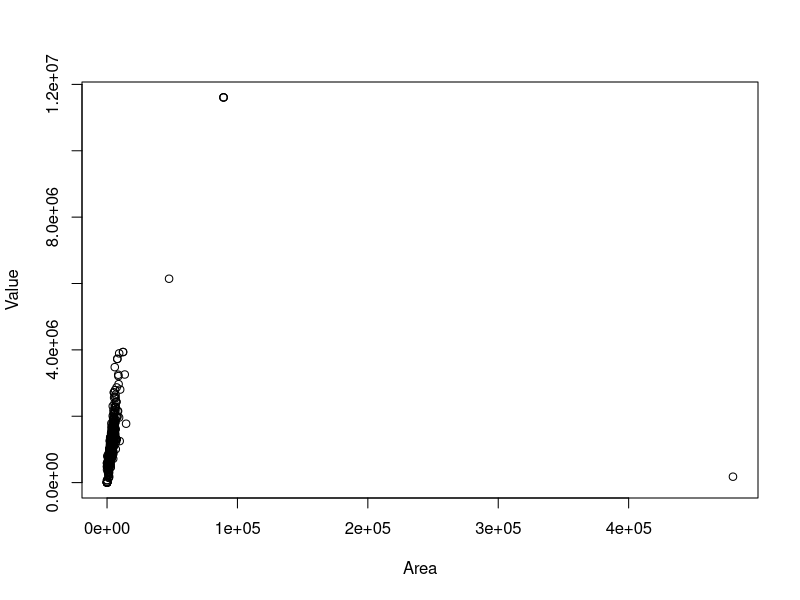
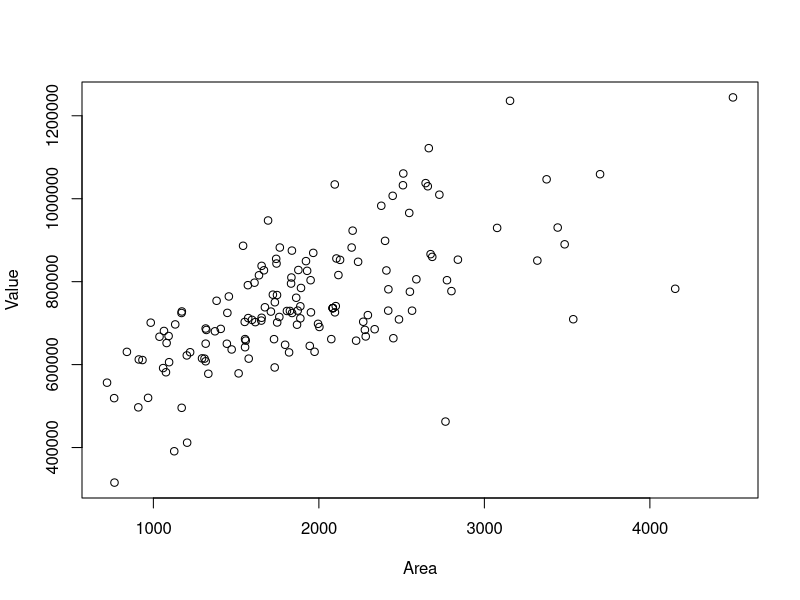
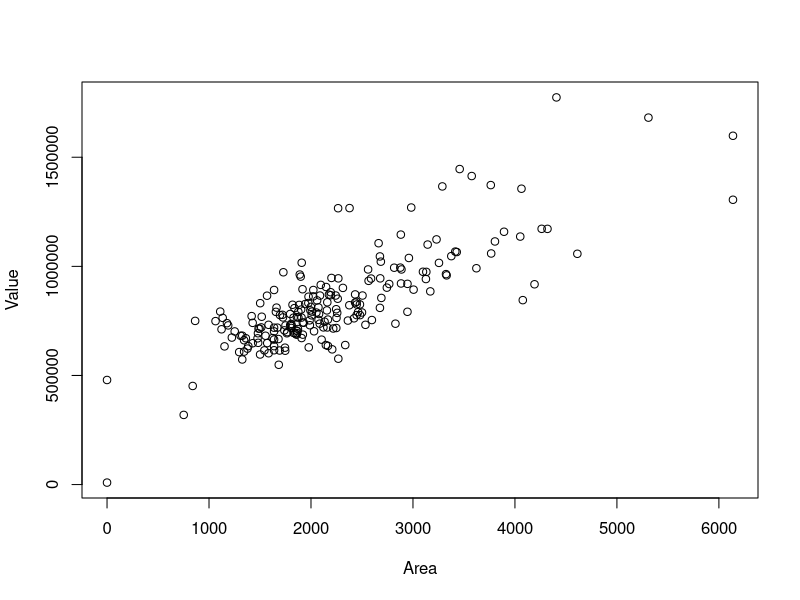
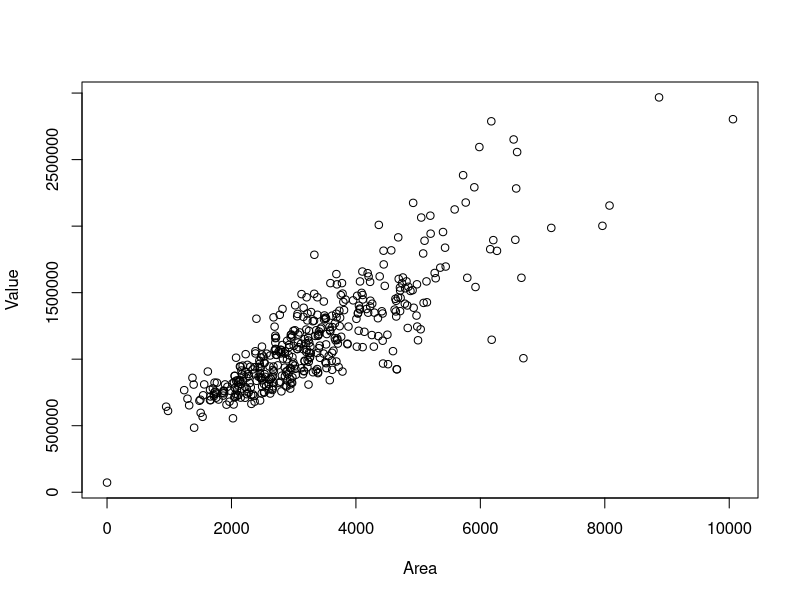
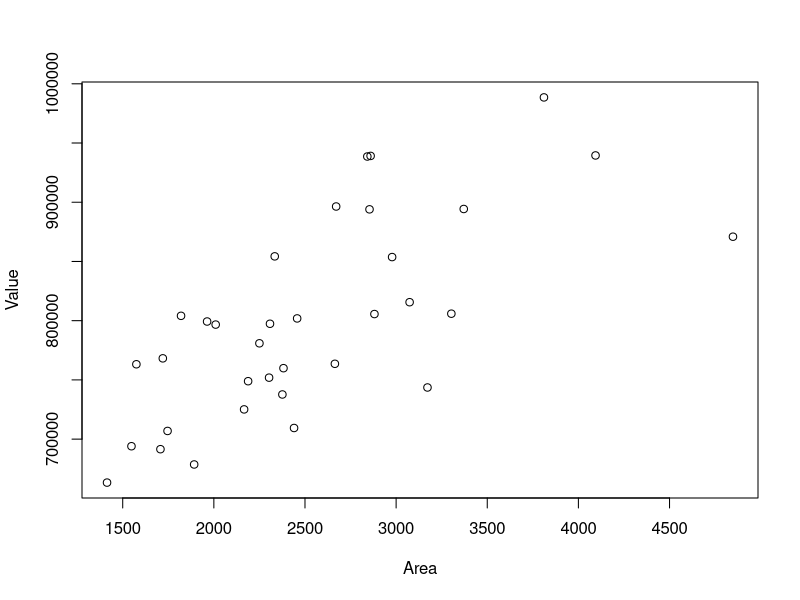
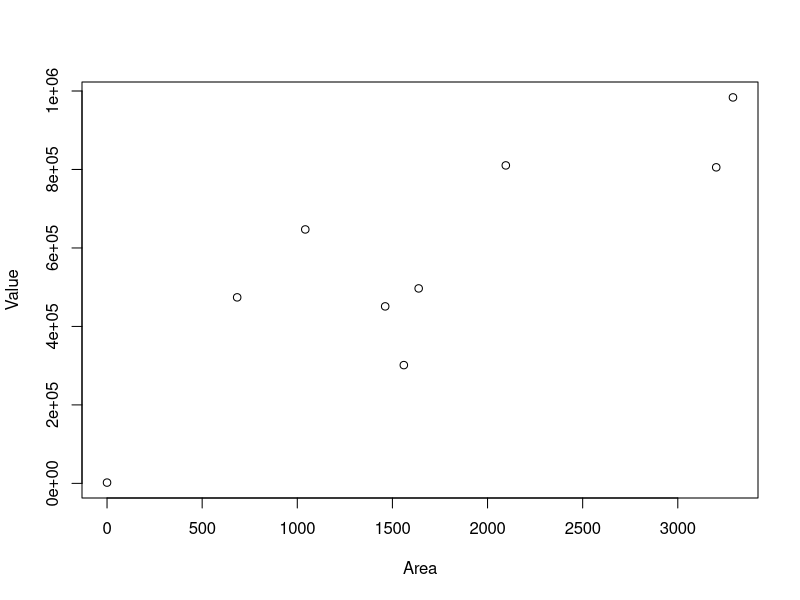
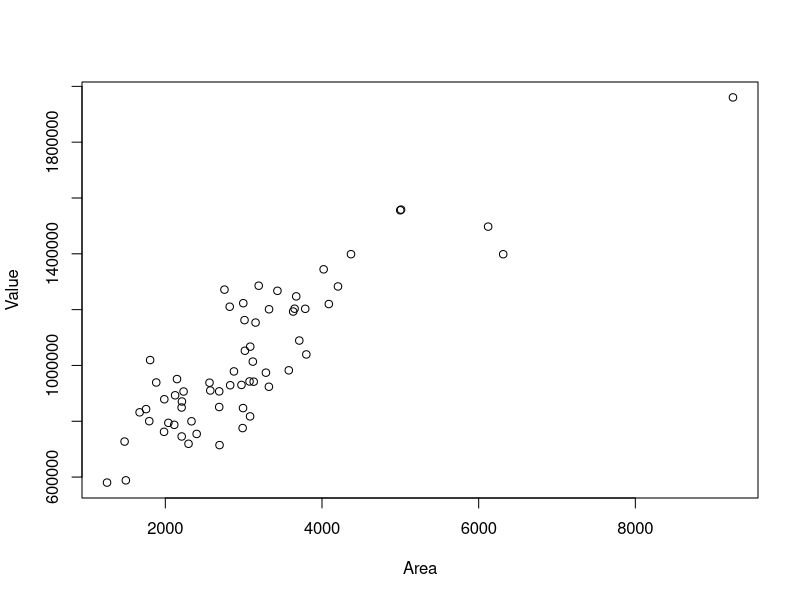
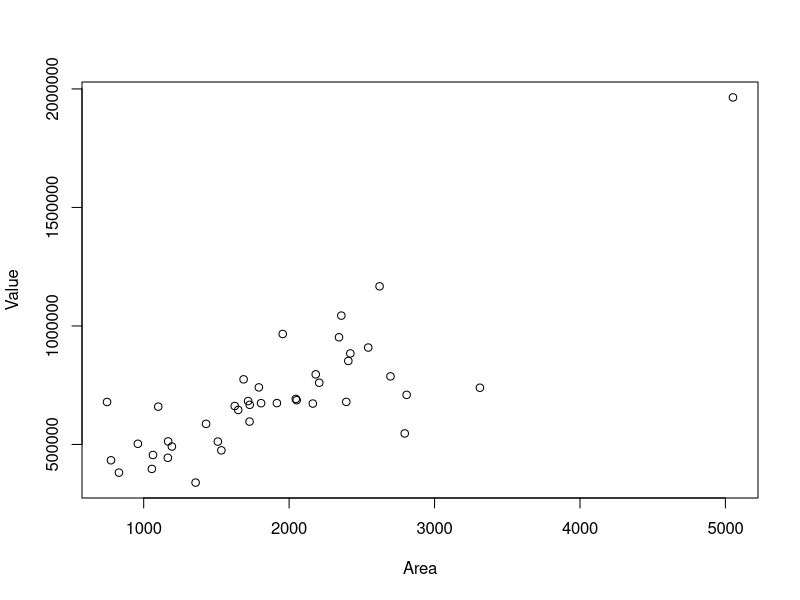

Source code (R) for these figures, in order:
# Real Estate analysis
# 15-Sep-2024

 # SETUP ####
# load packages
library(lubridate)
library(readxl)
library(ggplot2)
library(tidyr)
library(effects)
library(dplyr)
library(zoo) # rollmean
 
 
# Import Data
D <- read.csv("wenham_fy24.csv")

# Separate types
Ra <- D[D$Type=='RANCH', ]
Cp <- D[D$Type=='CAPE', ]
Co <- D[D$Type=='COLONIAL', ]
Sl <- D[D$Type=='SPLIT LEVL', ]
Bu <- D[D$Type=='BUNGALOW', ]
Aq <- D[D$Type=='ANTIQUE', ]
Cv <- D[D$Type=='CONVENTONL', ]
Se <- D[D$Type=='SPLIT ENT', ]
Os <- D[D$Type=='OLD STYLE', ]
Cn <- D[D$Type=='CONDO', ]
Cy <- D[D$Type=='CONTEMPORY', ]
Es <- D[D$Type=='ESTATE', ]

plot(Value ~ Area, data=D)
plot(Value ~ Area, data=Ra)
plot(Value ~ Area, data=Cp)
plot(Value ~ Area, data=Co)
plot(Value ~ Area, data=Sl)
plot(Value ~ Area, data=Bu)
plot(Value ~ Area, data=Aq)
plot(Value ~ Area, data=Cv)
plot(Value ~ Area, data=Se)
plot(Value ~ Area, data=Os)
plot(Value ~ Area, data=Cn)
plot(Value ~ Area, data=Cy)
plot(Value ~ Area, data=Es)

######### All
lm_faD <- lm(Value ~ Area, data=D)
summary(lm_faD)
plot(allEffects(lm_faD))

glm_faD <- glm(Value ~ Area + BD + BA + Plot, family=gaussian, data=D)
summary(glm_faD)
plot(allEffects(glm_faD))

lm_plD <- lm(Value ~ Plot, data=D)
summary(lm_plD)
plot(allEffects(lm_plD))


#newdata=data.frame(nickel=c(80, 90, 99, 100, 101, 110))
#predict(glm_nickel, newdata, type="response") # odds of getting migraine given levels of nickel intake (ug)

######### Ranch
lm_faRa <- lm(Value ~ Area, data=Ra)
summary(lm_faRa)
plot(allEffects(lm_faRa))

plot(Value ~ Area, data=Ra)
abline(lm_faRa)

glm_Ra <- glm(Value ~ Area + BD + BA + Plot, family=gaussian, data=Ra)
summary(glm_Ra)
plot(allEffects(glm_Ra))

new_fa=data.frame(Area=c(0, 5000))
new_Ra=predict(lm_faRa, new_fa, type="response")

######### Cape
lm_faCp <- lm(Value ~ Area, data=Cp)
summary(lm_faCp)
plot(allEffects(lm_faCp))

glm_Cp <- glm(Value ~ Area + BD + BA + Plot, family=gaussian, data=Cp)
summary(glm_Cp)
plot(allEffects(glm_Cp))

######### Colonial
lm_faCo <- lm(Value ~ Area, data=Co)
summary(lm_faCo)
plot(allEffects(lm_faCo))

glm_Co <- glm(Value ~ Area + BD + BA + Plot, family=gaussian, data=Co)
summary(glm_Co)
plot(allEffects(glm_Co))

######### Split Level
lm_faSl <- lm(Value ~ Area, data=Sl)
summary(lm_faSl)
plot(allEffects(lm_faSl))

glm_Sl <- glm(Value ~ Area + BD + BA + Plot, family=gaussian, data=Sl)
summary(glm_Sl)
plot(allEffects(glm_Sl))

######### BUNGALOW
lm_faBu <- lm(Value ~ Area, data=Bu)
summary(lm_faBu)
plot(allEffects(lm_faBu))

glm_Bu <- glm(Value ~ Area + BD + BA + Plot, family=gaussian, data=Bu)
summary(glm_Bu)
plot(allEffects(glm_Bu))

######### Split Entry
lm_faSe <- lm(Value ~ Area, data=Se)
summary(lm_faSe)
plot(allEffects(lm_faSe))

glm_Se <- glm(Value ~ Area + BD + BA + Plot, family=gaussian, data=Se)
summary(glm_Se)
plot(allEffects(glm_Se))


######### 
#Aq <- D[D$Type=='ANTIQUE', ]
#Cv <- D[D$Type=='CONVENTONL', ]
#Se <- D[D$Type=='SPLIT ENT', ]
#Os <- D[D$Type=='OLD STYLE', ]
#Cn <- D[D$Type=='CONDO', ]
#Cy <- D[D$Type=='CONTEMPORY', ]
#Es <- D[D$Type=='ESTATE', ]



#############Summarize

##### Ranch v Cape
plot(Ra$Area, Ra$Value, type="n", xlim=c(500, 3500), ylim=c(200000, 1200000), 
     xlab="Finished Area, sqft", ylab="Total Assesed Value, $", main="Wenham Neighborhood 2000")
lines(Ra$Area, Ra$Value, type="p", pch=1, col="red")
abline(lm_faRa, col="red")
lines(Cp$Area, Cp$Value, type="p", pch=2, col="blue")
abline(lm_faCp, col="blue")
legend("topleft", legend=c("Ranch", "Cape"),
       col=c("red", "blue"), lty=1)

##### Ranch v Split Entry
plot(Ra$Area, Ra$Value, type="n", xlim=c(500, 3500), ylim=c(200000, 1200000), 
     xlab="Finished Area, sqft", ylab="Total Assesed Value, $", main="Wenham Neighborhood 2000")
lines(Ra$Area, Ra$Value, type="p", pch=1, col="red")
abline(lm_faRa, col="red")
lines(Se$Area, Se$Value, type="p", pch=5, col="orange")
abline(lm_faSe, col="orange")
legend("topleft", legend=c("Ranch", "Split Entry"),
       col=c("red", "orange"), lty=1)

# Create an empty plot
plot(Ra$Area, Ra$Value, type="n", xlim=c(500, 3500), ylim=c(200000, 1200000), 
     xlab="Finished Area, sqft", ylab="Total Assesed Value, $", main="Wenham Neighborhood 2000")
abline(lm_faRa, col="red")
abline(lm_faCp, col="blue")
abline(lm_faCo, col="green")
abline(lm_faSl, col="black")
abline(lm_faBu, col="pink")
abline(lm_faSe, col="orange")
legend("topleft", legend=c("Ranch", "Cape", "Colonial", "Split Level", "Bungalow", "Split Entry"),
       col=c("red", "blue", "green", "black", "pink", "orange"), lty=1)
